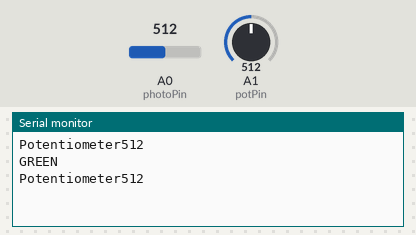
Bench run of a sketch on a simulated Arduino Uno, built with avr-gcc and run on an emulated ATmega328P. On the bench: the last lines printed to the serial monitor. The test bench sets the inputs (shaded band); at power-on: A1 (potPin) = 512, A0 (photoPin) = 512.

Above: at 1.8 s.
1.9 s: A1 (potPin) set to 610
At 2.4 s:
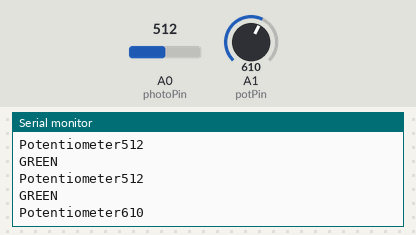
5.5 s: A1 (potPin) set to 900
At 6.7 s:
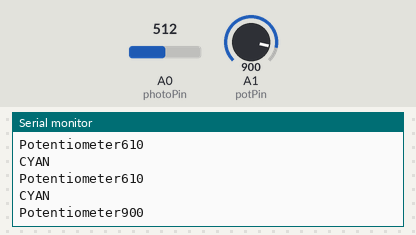
9.5 s: A1 (potPin) set to 1023
At 10.8 s:
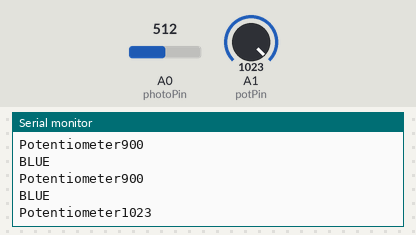
13.5 s: A1 (potPin) set to 306
At 14.8 s:
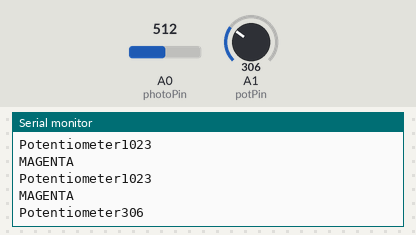
17.5 s: A1 (potPin) set to 122
At 18.6 s:
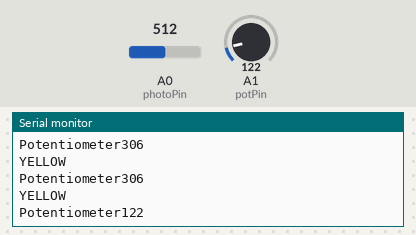
Timing chart, 0 to 20.5 s (numbered marks = the images above; inputs shaded):
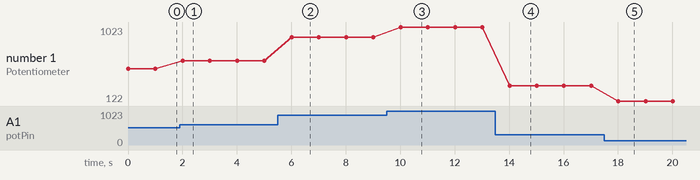

The sketch:

1D_RGB_Night-Light.ino
```cpp
const int photoPin = A0;
const int potPin = A1;
int photoValue;
int potValue;
void setup() {
  Serial.begin(9600);
  int threshold = 600;
}

void loop() {
  photoValue = analogRead(photoPin);
  potValue = analogRead(potPin);
  //Serial.print("Photoresistor");
  //Serial.println(photoValue);
  Serial.print("Potentiometer");
  Serial.println(potValue);
  delay(1000);
  switch(potValue){
  case 0 ... 150:
    //RED
    Serial.println("RED");
    break;
  case 151 ... 300:
    Serial.println("ORANGE");
    break;
  case 301 ... 450:
    Serial.println("YELLOW");
    break;
  case 451 ... 600:
    Serial.println("GREEN");
    break;
  case 601 ... 750:
    Serial.println("CYAN");
    break;
  case 751 ... 900:
    Serial.println("BLUE");
    break;
  case 901 ... 1024:
    Serial.println("MAGENTA");
    break;
  }
}
```

Measured:
- after the input at 1.9 s, the serial monitor: prints a new line after 0.11 s (image 1)
- after the input at 5.5 s, the serial monitor: prints a new line after 0.51 s (image 2)
- after the input at 9.5 s, the serial monitor: prints a new line after 0.51 s (image 3)
- after the input at 13.5 s, the serial monitor: prints a new line after 0.52 s (image 4)
- after the input at 17.5 s, the serial monitor: prints a new line after 0.52 s (image 5)
- plotted number 1: 512 → 610 after the input at 1.9 s, 610 → 900 after the input at 5.5 s, 900 → 1023 after the input at 9.5 s, 1023 → 306 after the input at 13.5 s, 306 → 122 after the input at 17.5 s
